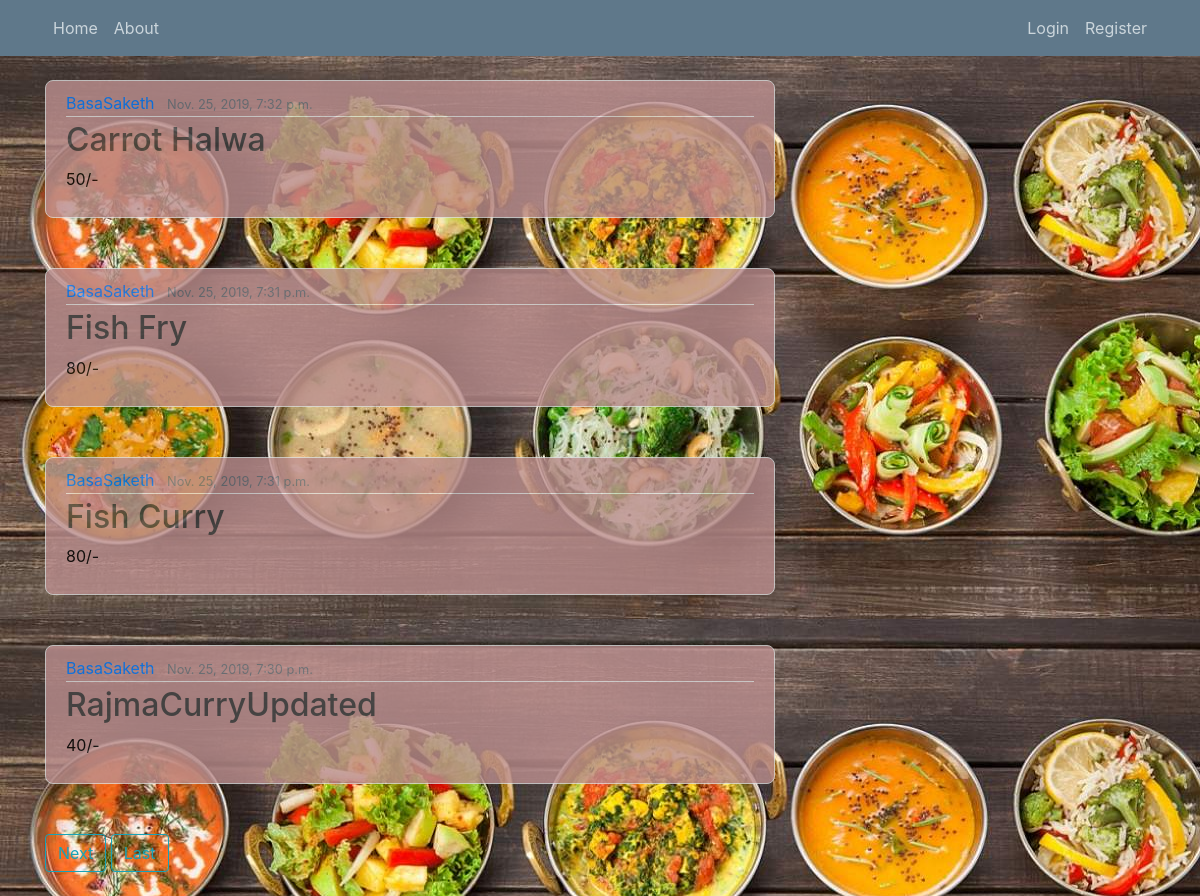
The page / on the database its author committed.
### blog/models.py (models this page shows, shortened)
class Post(models.Model):
    title=models.CharField(max_length=100)
    content=models.TextField()
    date_posted=models.DateTimeField(default=timezone.now)
    author=models.ForeignKey(User, on_delete=models.CASCADE)

### users/models.py (models this page shows)
class User(AbstractUser):
    is_student = models.BooleanField(default=False)
    is_teacher = models.BooleanField(default=False)
    class Meta:
        db_table='auth_user'

### blog/views.py (the view)
# urls.py: path('', PostListView.as_view(),name='blog-home'),
class PostListView(ListView):
    model=Post
    template_name='blog/home.html'
    context_object_name='posts'
    ordering=['-date_posted']
    paginate_by=4

### blog/templates/blog/home.html (shortened to what this page needs)
{% extends "blog/base.html" %}
{% block content %}
    {% for post in posts%}
     <article class="media content-section">
        <div class="media-body">
            <div class="article-metadata">
            <a class="mr-2" href="{% url 'user-posts' post.author.username %}">{{ post.author }}</a>
            <small class="text-muted">{{ post.date_posted}}</small>
            </div>
            <h2><a class="article-title" href="{%url 'post-detail' post.id %}">{{ post.title }}</a></h2>
            <p class="article-content">{{ post.content }}</p>
        </div>
        </article>
    {% endfor %}
    {% if is_paginated %}
         {% if page_obj.has_next %}
            <a class="btn btn-outline-info mb-4" href="?page={{page_obj.next_page_number }}">Next</a>
            <a class="btn btn-outline-info mb-4" href="?page={{ page_obj.paginator.num_pages }}">Last</a>
        {% endif%}
    {% endif %}
 {% endblock content %}

### blog/templates/blog/base.html (shortened to what this page needs)
{% load static %}
<!DOCTYPE html>
<html>
<head>
    <link rel="stylesheet" href="https://maxcdn.bootstrapcdn.com/bootstrap/4.0.0/css/bootstrap.min.css">
    <link rel="stylesheet" type="text/css" href="{% static 'blog/main.css'%}"
</head>
<body>
    <header class="site-header">
        <nav class="navbar navbar-expand-md navbar-dark bg-steel fixed-top">
            <div class="container">
            <div class="collapse navbar-collapse" id="navbarToggle">
                <div class="navbar-nav mr-auto">
                <a class="nav-item nav-link" href="{% url 'blog-home'%}">Home</a>
                <a class="nav-item nav-link" href="{% url 'blog-about'%}">About</a>
                </div>
                <div class="navbar-nav">
                {% if user.is_authenticated %}
                    <a class="nav-item nav-link" href="{% url 'profile'%}">Profile</a>
                    <a class="nav-item nav-link" href="{% url 'post-create'%}">New-Post</a>
                    <a class="nav-item nav-link" href="{% url 'logout'%}">Logout</a>
                {% else %}
                    <a class="nav-item nav-link" href="{% url 'login' %}">Login</a>
                    <a class="nav-item nav-link" href="{% url 'choice'%}">Register</a>
                {% endif %}
                </div>
            </div>
            </div>
        </nav>
    </header>
    <main role="main" class="container">
        <div class="row">
            <div class="col-md-8">
            {% block content %}{% endblock %}
            </div>
        </div>
    </main>
</body>
</html>

### blog/static/blog/main.css (style rules this page uses)
body { background-image: url('healthyfood.jpg'); color: black; margin-top: 5rem; }
h1, h2, h3, h4, h5, h6 { color: white; }
.bg-steel { background-color: #5f788a; }
.site-header .navbar-nav .nav-link { color: #cbd5db; }
.content-section { background: #BC8F8F; padding: 10px 20px; border: 1px solid #dddddd; border-radius: 8px; margin-bottom: 50px; opacity: 0.8; }
.article-title { color: #444444; }
.article-content { white-space: pre-line; }
.article-metadata { padding-bottom: 1px; margin-bottom: 4px; border-bottom: 1px solid #e3e3e3 }

### rows shown on the page
Post: author "BasaSaketh", date_posted "Nov. 25, 2019, 7:32 p.m.", title "Carrot Halwa", content "50/-"
Post: author "BasaSaketh", date_posted "Nov. 25, 2019, 7:31 p.m.", title "Fish Fry", content "80/-"
Post: author "BasaSaketh", date_posted "Nov. 25, 2019, 7:31 p.m.", title "Fish Curry", content "80/-"
Post: author "BasaSaketh", date_posted "Nov. 25, 2019, 7:30 p.m.", title "RajmaCurryUpdated", content "40/-"
